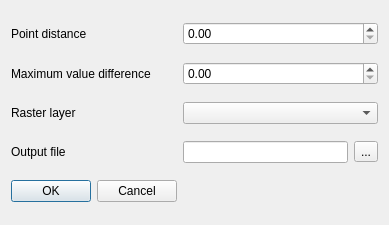
<?xml version="1.0" encoding="UTF-8"?>
<ui version="4.0">
 <class>ProfileExportDialogBase</class>
 <widget class="QDialog" name="ProfileExportDialogBase">
  <property name="geometry">
   <rect>
    <x>0</x>
    <y>0</y>
    <width>389</width>
    <height>225</height>
   </rect>
  </property>
  <property name="windowTitle">
   <string>Export selected profile</string>
  </property>
  <layout class="QGridLayout" name="gridLayout">
   <item row="0" column="0">
    <widget class="QLabel" name="mPointDistanceLabel">
     <property name="text">
      <string>Point distance</string>
     </property>
    </widget>
   </item>
   <item row="0" column="1" colspan="2">
    <widget class="QDoubleSpinBox" name="mPointDistanceSpinBox"/>
   </item>
   <item row="1" column="0">
    <widget class="QLabel" name="mMaximumElevationDifferenceLabel">
     <property name="text">
      <string>Maximum value difference</string>
     </property>
    </widget>
   </item>
   <item row="1" column="1" colspan="2">
    <widget class="QDoubleSpinBox" name="mMaxValueDifferenceSpinBox"/>
   </item>
   <item row="2" column="1" colspan="2">
    <widget class="QComboBox" name="mRasterLayerComboBox"/>
   </item>
   <item row="2" column="0">
    <widget class="QLabel" name="mRasterLayerLabel">
     <property name="text">
      <string>Raster layer</string>
     </property>
    </widget>
   </item>
   <item row="3" column="0">
    <widget class="QLabel" name="mOutputFileLabel">
     <property name="text">
      <string>Output file</string>
     </property>
    </widget>
   </item>
   <item row="3" column="1">
    <widget class="QLineEdit" name="mOutputFileLineEdit"/>
   </item>
   <item row="3" column="2">
    <widget class="QToolButton" name="mOutputFileToolButton">
     <property name="text">
      <string>...</string>
     </property>
    </widget>
   </item>
   <item row="4" column="0">
    <widget class="QDialogButtonBox" name="mButtonBox">
     <property name="orientation">
      <enum>Qt::Horizontal</enum>
     </property>
     <property name="standardButtons">
      <set>QDialogButtonBox::Cancel|QDialogButtonBox::Ok</set>
     </property>
    </widget>
   </item>
  </layout>
 </widget>
 <resources/>
 <connections>
  <connection>
   <sender>mButtonBox</sender>
   <signal>accepted()</signal>
   <receiver>ProfileExportDialogBase</receiver>
   <slot>accept()</slot>
   <hints>
    <hint type="sourcelabel">
     <x>248</x>
     <y>254</y>
    </hint>
    <hint type="destinationlabel">
     <x>157</x>
     <y>274</y>
    </hint>
   </hints>
  </connection>
  <connection>
   <sender>mButtonBox</sender>
   <signal>rejected()</signal>
   <receiver>ProfileExportDialogBase</receiver>
   <slot>reject()</slot>
   <hints>
    <hint type="sourcelabel">
     <x>316</x>
     <y>260</y>
    </hint>
    <hint type="destinationlabel">
     <x>286</x>
     <y>274</y>
    </hint>
   </hints>
  </connection>
 </connections>
</ui>
